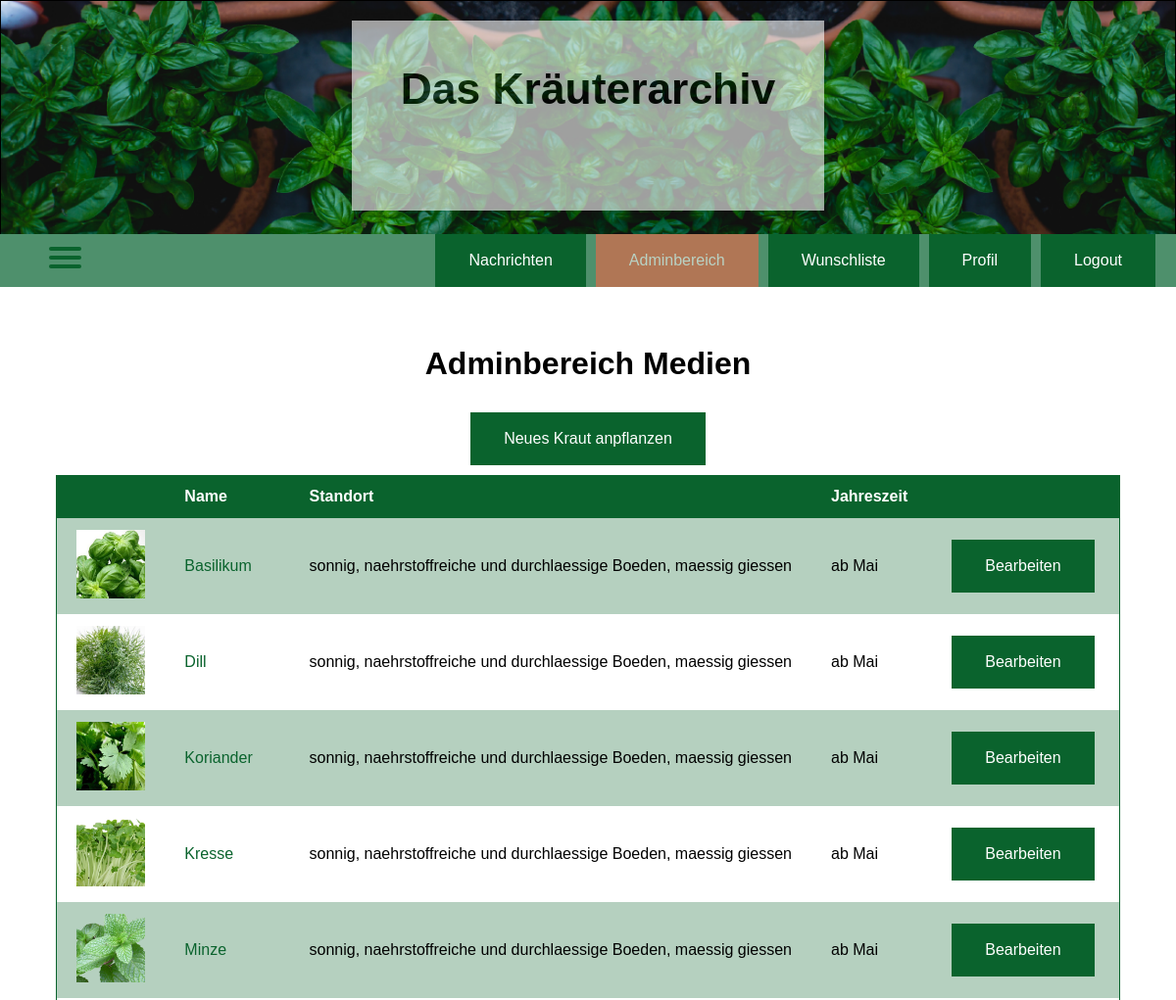
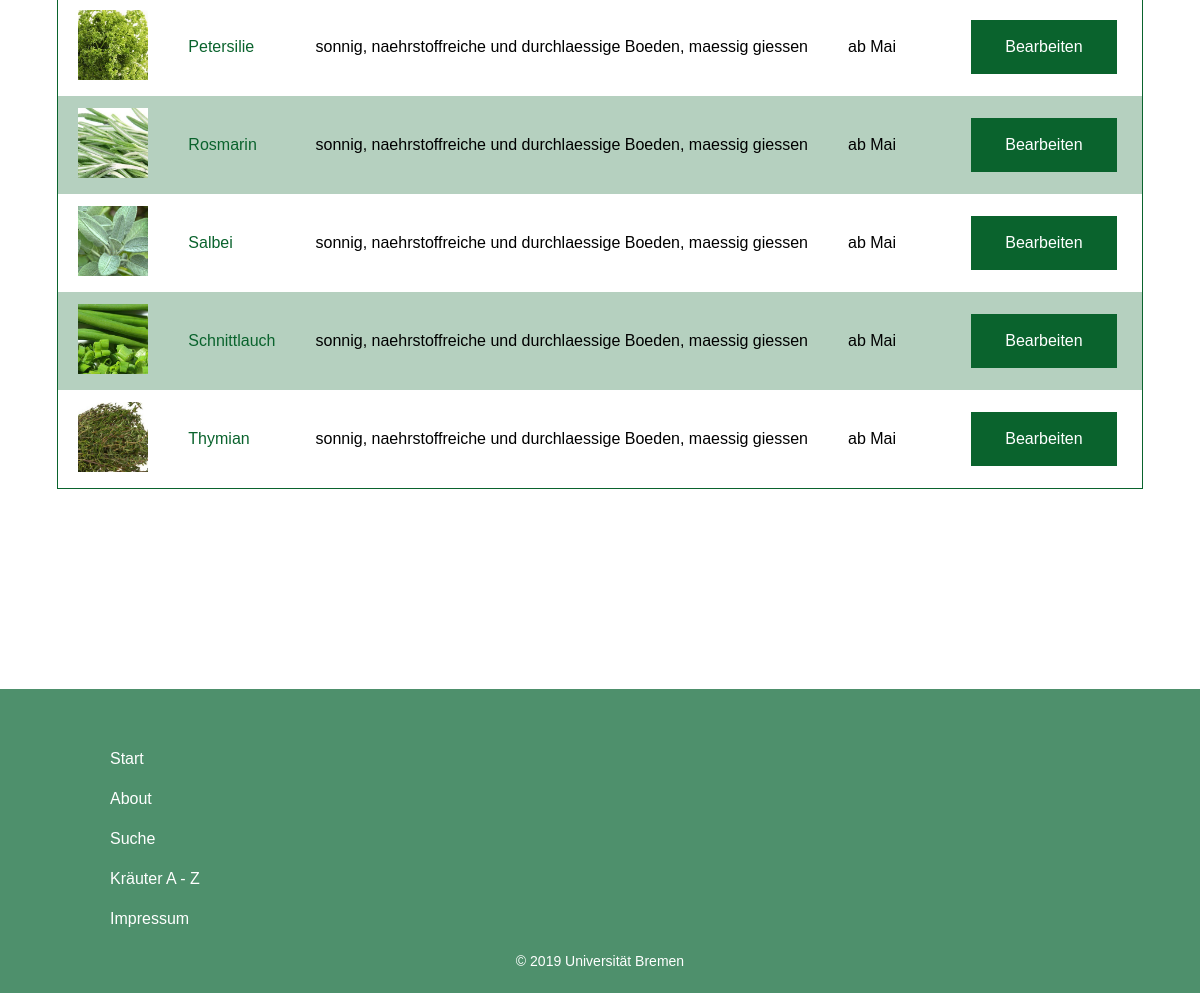
Screenshot of /adminMedium.php (signed in) with the database file from the repository (2 pictures, top to bottom).
### tables this page shows
CREATE TABLE `datei` (
  `id` int(11) NOT NULL,
  `medium_id` int(11) NOT NULL,
  `type` varchar(30) NOT NULL,
  `adr` varchar(400) NOT NULL,
  `file` longblob NOT NULL
);

CREATE TABLE `medium` (
  `id` int(11) NOT NULL,
  `name` varchar(255) NOT NULL,
  `latein_name` varchar(255) DEFAULT NULL,
  `standort` varchar(255) DEFAULT NULL,
  `aussaat` varchar(255) DEFAULT NULL,
  `erntezeit` varchar(255) DEFAULT NULL,
  `beschreibung` text DEFAULT NULL
);

### adminMedium.php (the view, shortened to what this page needs)
<?php
include "includes/assertLogin.php"
?>
<!DOCTYPE html>
<html>
<head>
    <?php include "includes/head.php" ?>
</head>
<body>
<?php
$page = "admin";
include "includes/headerbox.php";
include "includes/hamburgerMenu.php";
include "includes/navigationBar.php";
?>
<h1> Adminbereich Medien</h1>
<div align="center">
<button type="button" id="basicButton" value="Check" onclick="window.location = 'adminNewMedium.php'">
    Neues Kraut anpflanzen
</button>
<br>
</div>
<div class="search-result">
<?php
$sql = "SELECT medium.name, datei.adr, medium.id, medium.beschreibung, medium.erntezeit, medium.standort FROM (medium INNER JOIN datei ON medium.id = datei.medium_id) ORDER BY medium.name";
$result = mysqli_query($conn, $sql);
if (mysqli_num_rows($result) > 0) {
    echo "<table>";
    echo "<tr>";
    echo "<th></th>";
    echo "<th>Name</th>";
    echo "<th>Standort</th>";
    echo "<th>Jahreszeit</th>";
    echo "<th></th>";
    echo "</tr>";
    while ($row = mysqli_fetch_assoc($result)) {
        echo "<tr>";
        echo "<td> <img class='image' style='width:70px;' src='" . $row["adr"] . "' /></td><td>
       <a class='searchlink' href ='detail.php?id= " . $row["id"] . "'>" . $row["name"] . "</a>  </td>";
        echo "<td>" . $row["standort"] . "</td>";
        echo "<td>" . $row["erntezeit"] . "</td>";
        echo "<td> <a class='button' href ='editMedium.php?id= " . $row["id"] . "'>Bearbeiten</a>  </td>";
        echo "</tr>";
    }
    echo "</table>";
}
else {
    echo "Keine Medien gefunden";
}
?>
</div>
<?php
include "includes/footerbox.php";
?>
</body>
</html>

### includes/head.php (shortened to what this page needs)
<link rel="stylesheet" href="css/main_stylesheet.css">

### includes/headerbox.php
<div class="background">
    <a href="index.php">
        <div class="transbox">
            <h1 class="ontop">Das Kräuterarchiv</h1>
        </div>
    </a>
</div>

### includes/hamburgerMenu.php (shortened to what this page needs)
<nav role="navigation">
    <div id="menuToggle">
        <span></span>
        <span></span>
        <span></span>
    </div>
</nav>

### includes/navigationBar.php
<div class="navbar">
    <?php
    if (isset($_SESSION['loggedin']) && $_SESSION['loggedin']) {
        echo '<a href="logout.php"'; if ($page == "logout") echo ' class="active"'; echo '>Logout</a>';
        echo '<a href="profil.php"'; if ($page == "profil") echo ' class="active"'; echo '>Profil</a>';
        echo '<a href="wunschliste.php"'; if ($page == "wunschliste") echo ' class="active"'; echo '>Wunschliste</a>';
        if (isset($_SESSION['admin']) && $_SESSION['admin']) {
            echo '<a href="admin.php" id="admin"'; if ($page == "admin") echo ' class="active"'; echo '>Adminbereich</a>';
            echo '<a href="messagesToAdmin.php"'; if($page == "messagesToAdmin") echo 'class ="active"'; echo '>Nachrichten</a>';
		} else{
			echo '<a href="nachrichten.php"'; if ($page == "nachrichten") echo ' class="active"'; echo '>Kontakt</a>';
		}
    } else {
        echo '<a href="registrieren.php"'; if ($page == "registrieren") echo ' class="active"'; echo '>Registrieren</a>';
        echo '<a href="login.php"'; if ($page == "login") echo ' class="active"'; echo '>Login</a>';
    }
    ?>
</div>

### includes/footerbox.php
<footer>
    <div class="footerbox">
        <a href="index.php">
            <li <?php if ($page == "index") echo "class='active'"; ?> >
                Start
            </li>
        </a>
        <a href="about.php">
            <li <?php if ($page == "about") echo "class='active'"; ?> >
                About
            </li>
        </a>
        <a href="search.php">
            <li <?php if ($page == "search") echo "class='active'"; ?> >
                Suche
            </li>
        </a>
        <a href="abisz.php">
            <li <?php if ($page == "abisz") echo "class='active'"; ?> >
                Kräuter A - Z
            </li>
        </a>
        <a href="impressum.php">
            <li <?php if ($page == "impressum") echo "class='active'"; ?> >
                Impressum
            </li>
        </a>
    </div>
    <div class="copyright">
        <p>© 2019 Universität Bremen</p>
    </div>
</footer>

### css/main_stylesheet.css (style rules this page uses)
body, html { height: 100%; margin: 0; font-family: Helvetica, serif; }
h1 { text-align: center; margin-top: 5%; font-family: sans-serif; }
footer { padding: 10px; margin-top: 200px; bottom: 0; left: 0; right: 0; background-color: #4e906c; display: flex; justify-content: space-between; flex-wrap: wrap; }
.background { background: url(../img/header.png); top: 0; border: 0.1px solid black; background-repeat: no-repeat; background-size: cover; height: 30%; }
.background a { text-decoration: none; }
h1.ontop { position: relative; display: block; font-size: 3.7vw; text-align: center; font-weight: bold; color: #000000; margin-top: auto; padding-top: 1em; font-family: sans-serif; }
.transbox { margin-top: 20px; margin-left: auto; margin-right: auto; position: relative; background-color: #ffffff; border: 1px solid white; height: 80%; min-width: 200px; max-width: 40%; opacity: 0.6; filter: alpha(opacity=60); }
.navbar { overflow: hidden; background-color: #4e906c; padding: 0px 16px; margin-top: -30px; }
.navbar a { float: right; background-color: #0a632d; color: white; font-size: 16px; text-align: center; padding: 1em 2em; margin: 0 5px; text-decoration: none; font-family: sans-serif; border: 2px solid #0a632d; }
#admin { float: right; background-color: #F26547; color: white; font-size: 16px; text-align: center; padding: 1em 2em; margin: 0 5px; text-decoration: none; font-family: sans-serif; border: 2px solid #F26547; }
.navbar a.active { background-color: white; opacity: 0.6; filter: alpha(opacity=60); color: black; }
#basicButton { background-color: #0a632d; color: white; font-size: 16px; text-align: center; padding: 1em 2em; margin: 10px 5px; text-decoration: none; font-family: sans-serif; border: 2px solid #0a632d; }
.footerbox { width: 30%; margin: 40px 100px 0px 100px; list-style: none; }
.footerbox a { text-decoration: none; color: white; transition: color 0.3s ease; line-height: 2.5; }
.copyright { width: 100%; display: flex; justify-content: center; font-size: 14px; color: white; }
#menuToggle { display: block; position: relative; top: 10px; margin-left: 50px; z-index: 1; -webkit-user-select: none; user-select: none; }
#menuToggle span { display: block; width: 33px; height: 4px; margin-bottom: 5px; position: relative; background: #0a632d; border-radius: 3px; z-index: 1; transform-origin: 4px 0px; transition: transform 0.5s cubic-bezier(0.77, 0.2, 0.05, 1.0), background 0.5s cubic-bezier(0.77, 0.2, 0.05, 1.0), opacity 0.55s ease; }
#menuToggle span:nth-last-child(2) { transform-origin: 0% 100%; }
.search-result { display: flex; justify-content: center; margin: auto; }
.search-result table { text-align: left; border-collapse: collapse; border: 1px solid #0a632d; background: #fff; min-width: 700px; }
.search-result table th, table tr:nth-child(2n+2) { background: rgba(10, 99, 45, 0.3); }
.search-result table th, table td { padding: 12px 20px; }
.search-result table th { border-bottom: 1px solid #0a632d; background-color: #0a632d; color: white; }
.searchlink { text-decoration: none; color: #0a632d; }
.button { float: right; background-color: #0a632d; color: white; font-size: 16px; text-align: center; padding: 1em 2em; margin: 0 5px; text-decoration: none; font-family: sans-serif; border: 2px solid #0a632d; }

### rows the page displays
datei: adr (picture), medium.name "Basilikum", medium.standort "sonnig, naehrstoffreiche und durchlaessige Boeden, maessig giessen", medium.erntezeit "ab Mai"
datei: adr (picture), medium.name "Dill", medium.standort "sonnig, naehrstoffreiche und durchlaessige Boeden, maessig giessen", medium.erntezeit "ab Mai"
datei: adr (picture), medium.name "Koriander", medium.standort "sonnig, naehrstoffreiche und durchlaessige Boeden, maessig giessen", medium.erntezeit "ab Mai"
datei: adr (picture), medium.name "Kresse", medium.standort "sonnig, naehrstoffreiche und durchlaessige Boeden, maessig giessen", medium.erntezeit "ab Mai"
datei: adr (picture), medium.name "Minze", medium.standort "sonnig, naehrstoffreiche und durchlaessige Boeden, maessig giessen", medium.erntezeit "ab Mai"
datei: adr (picture), medium.name "Petersilie", medium.standort "sonnig, naehrstoffreiche und durchlaessige Boeden, maessig giessen", medium.erntezeit "ab Mai"
datei: adr (picture), medium.name "Rosmarin", medium.standort "sonnig, naehrstoffreiche und durchlaessige Boeden, maessig giessen", medium.erntezeit "ab Mai"
datei: adr (picture), medium.name "Salbei", medium.standort "sonnig, naehrstoffreiche und durchlaessige Boeden, maessig giessen", medium.erntezeit "ab Mai"
datei: adr (picture), medium.name "Schnittlauch", medium.standort "sonnig, naehrstoffreiche und durchlaessige Boeden, maessig giessen", medium.erntezeit "ab Mai"
datei: adr (picture), medium.name "Thymian", medium.standort "sonnig, naehrstoffreiche und durchlaessige Boeden, maessig giessen", medium.erntezeit "ab Mai"
